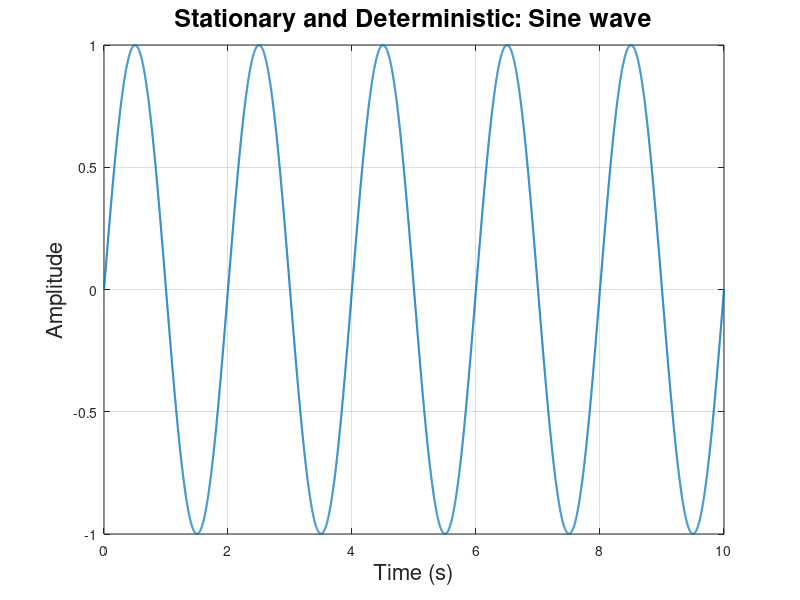
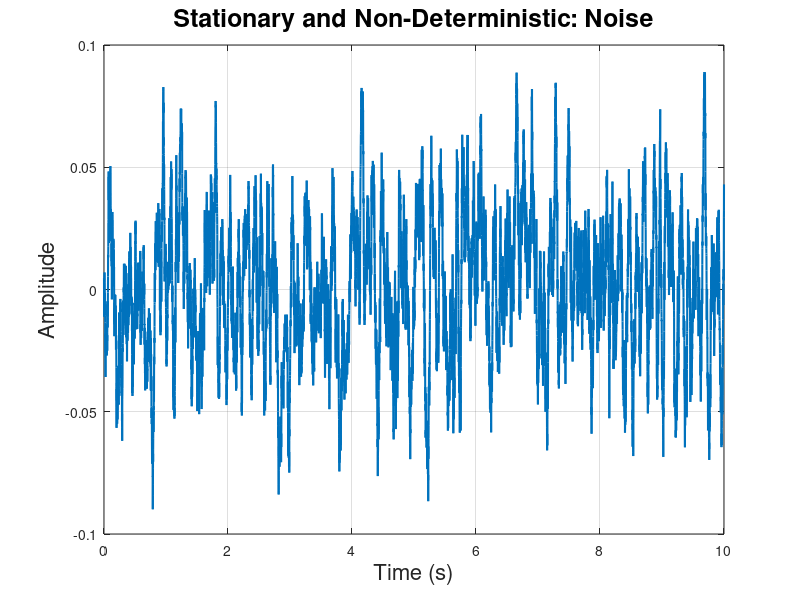
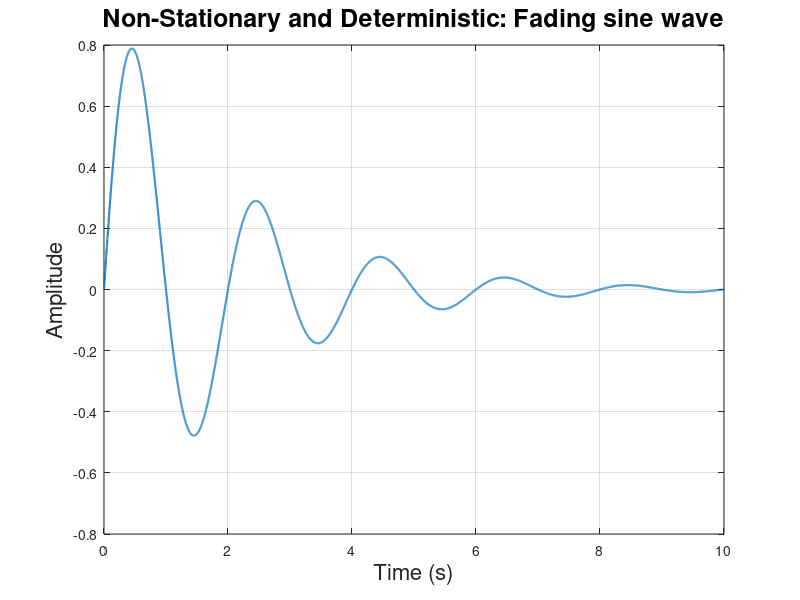
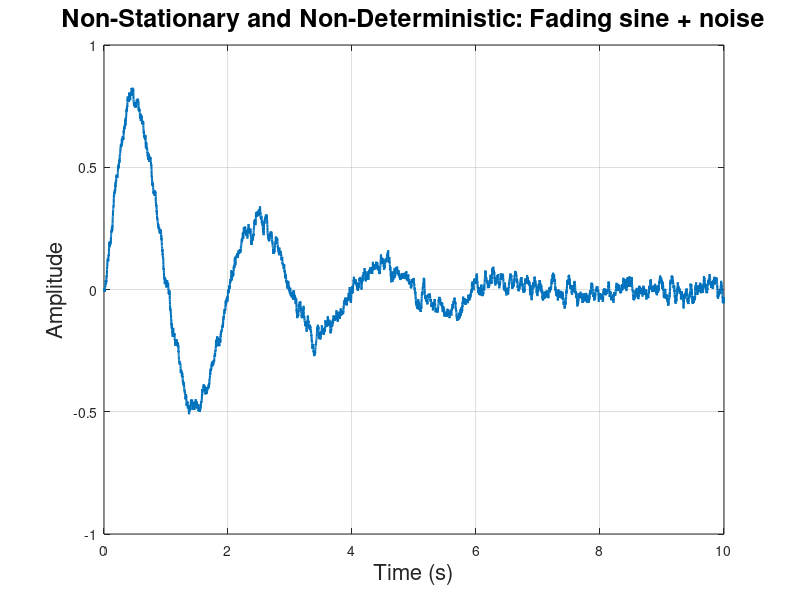

These figures' MATLAB source, in order:
% Signal parameters
fs = 1000;                  % Sampling frequency (Hz)
t = 0:1/fs:10;              % Time vector (10 seconds)
f_sine = 0.5;               % Lower frequency for sine wave (Hz) - slower oscillations
A_sine = 1;                 % Amplitude of sine wave
sigma_noise = 0.2;          % Standard deviation for noise
modulation_frequency = 0.5; % Frequency of modulation for cyclostationary behavior (cycles per second)
modulation_depth = 2;       % Depth of modulation (larger value = more pronounced cycles)

% Set figure resolution, parameters and file save settings
res_x = 1920/2; % Resolution in X (pixels)
res_y = 1080/2; % Resolution in Y (pixels)
dpi = 300;    % Dots per inch (DPI) for saving figure
axisFontSize = 16;
labelFontSize = 18;

% Stationary and Deterministic: Sine wave (lower frequency)
figure('Position', [100, 100, res_x, res_y]); 
x_sine = A_sine * sin(2 * pi * f_sine * t);
plot(t, x_sine, 'LineWidth', 1.5);
title('Stationary and Deterministic: Sine wave', 'FontSize', labelFontSize);
xlabel('Time (s)', 'FontSize', axisFontSize);
ylabel('Amplitude', 'FontSize', axisFontSize);
grid on;
saveas(gcf, '_Stationary_Deterministic_Sine_wave.png', 'png');
close;

% Stationary and Non-Deterministic: Stationary noise (lower frequency)
figure('Position', [100, 100, res_x, res_y]); 
x_noise = sigma_noise * randn(size(t));  % Gaussian white noise
% For stationary noise, we want to reduce frequency of significant changes.
x_noise = filter(ones(1, 50)/50, 1, x_noise); % Low-pass filter to smooth out noise
plot(t, x_noise, 'LineWidth', 1.5);
title('Stationary and Non-Deterministic: Noise', 'FontSize', labelFontSize);
xlabel('Time (s)', 'FontSize', axisFontSize);
ylabel('Amplitude', 'FontSize', axisFontSize);
grid on;
saveas(gcf, '_Stationary_NonDeterministic_Noise.png', 'png');
close;

% Non-Stationary and Deterministic: Fading sine wave (lower frequency)
figure('Position', [100, 100, res_x, res_y]); 
decay_factor = exp(-0.5 * t); % Exponential decay
x_fading_sine = A_sine * decay_factor .* sin(2 * pi * f_sine * t);
plot(t, x_fading_sine, 'LineWidth', 1.5);
title('Non-Stationary and Deterministic: Fading sine wave', 'FontSize', labelFontSize);
xlabel('Time (s)', 'FontSize', axisFontSize);
ylabel('Amplitude', 'FontSize', axisFontSize);
grid on;
saveas(gcf, '_NonStationary_Deterministic_Fading_Sine.png', 'png');
close;

% Non-Stationary and Non-Deterministic: Fading sine wave + noise (lower frequency)
figure('Position', [100, 100, res_x, res_y]); 
x_fading_noise = x_fading_sine + sigma_noise * randn(size(t)); % Fading sine + noise
x_fading_noise = filter(ones(1, 50)/50, 1, x_fading_noise); % Low-pass filter to smooth the noise
plot(t, x_fading_noise, 'LineWidth', 1.5);
title('Non-Stationary and Non-Deterministic: Fading sine + noise', 'FontSize', labelFontSize);
xlabel('Time (s)', 'FontSize', axisFontSize);
ylabel('Amplitude', 'FontSize', axisFontSize);
grid on;
saveas(gcf, '_NonStationary_NonDeterministic_Fading_Sine_Noise.png', 'png');
close;

% Cyclostationary Signal: Sine wave with cyclic variations (low frequency)
figure('Position', [100, 100, res_x, res_y]); 
x_noise = sigma_noise * randn(size(t));  

% Create a periodic modulation that will apply to the noise
modulation = 1 + modulation_depth * sin(2 * pi * modulation_frequency * t);  % Amplitude modulation with periodic cycles

% Apply the modulation to the noise to create a cyclostationary signal
x_cyclo = x_noise .* modulation;  % Noise modulated by periodic function

% Low-pass filter the result to smooth the noise and highlight the modulation
x_cyclo_filtered = filter(ones(1, 50)/50, 1, x_cyclo);  % Smoothing filter

% Plot the cyclostationary signal
plot(t, x_cyclo_filtered, 'LineWidth', 1.5);
title('Cyclostationary: Noise with Cyclic Modulation', 'FontSize', labelFontSize);
xlabel('Time (s)', 'FontSize', axisFontSize);
ylabel('Amplitude', 'FontSize', axisFontSize);
grid on;
saveas(gcf, '_Cyclostationary_Sine_with_Cyclic_Variation.png', 'png');
close;
